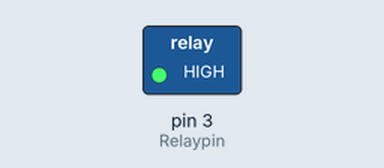
A sketch run on a simulated Arduino Uno, built with avr-gcc and run on an emulated ATmega328P. Parts: switched loads named in the sketch (green lamp = pin HIGH). Dashed ring = blinking.

Above: at 0.5 s.
Timing chart, 0 to 4.6 s (numbered marks = the images above):
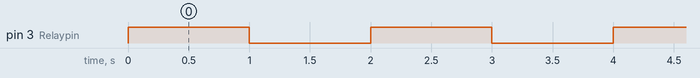

Measured:
- by itself, pin 3 (Relaypin): alternates HIGH for 1.0 s and LOW for 1.0 s

The sketch:

relaycode.ino
```cpp
/*
 * Credits to all sources on Google and Youtube, acting as reference to this code below. This code is not
 * TechValer's own creation. TechValer has referred to different projects and websites to
 * find an easy code for beginners to get started with Relay and Arduino.
 * TechValer does not claim this code to be its own. TechValer is greatly thankful for original
 * creaters of this code and also all others who acted as reference.
 */

/*
 *  About TechValer
 *
 *  What comes to mind when you think of tech...hmm, we're sure you're thinking of iPhone,
 *  Alexa, Boston Dynamics robotic dog etc., at least that's what we would have thought of.
 *  Our point here is, when you look inside this tech...you'll find weird boards with
 *  components attached to it. This stuff is electronics and we at Techvaler deeply appreciate
 *  this piece of tech. As the name suggests, we are Tech Enthusiasts who know the Worth and
 *  Potential of these amazing tech stuff! So, check out our website techvaler.com and
 *  Youtube Channel: Techcafe to find out more.
 */

/*
 * Thanks to Drona Automations Pvt.Ltd for Sponsoring this project!
 */

int Relaypin= 3; // Define input pin for relay

void setup() {
  // put your setup code here, to run once:
pinMode(Relaypin, OUTPUT); // Define the Relaypin as output pin
}

void loop() {
  // put your main code here, to run repeatedly:
digitalWrite(Relaypin, HIGH); // Sends high signal
delay(1000); // Waits for 1 second
digitalWrite(Relaypin, LOW); // Makes the signal low
delay(1000); // Waits for 1 second
}
```
